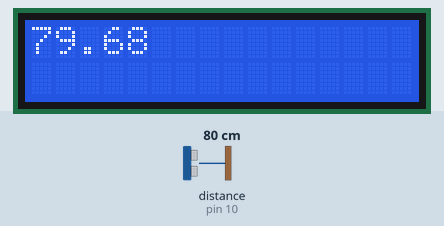
Simulated run of this sketch. Board: Arduino Uno, built with avr-gcc and run on an emulated ATmega328P. Parts: 16×2 character LCD. Wiring (inferred from the names in the program): ultrasonic range finder: trigger pin 11; echo pin 10. The inputs (shaded band) are chosen by the test bench; at power-on: distance to the obstacle (sensor on pin 10) 80 cm. The echo pulse lasts 58.3 µs per cm; what the sketch prints to the serial monitor is not drawn.

Above: at 1.2 s.
1.3 s: distance to the obstacle (sensor on pin 10) set to 2 cm
At 1.63 s:
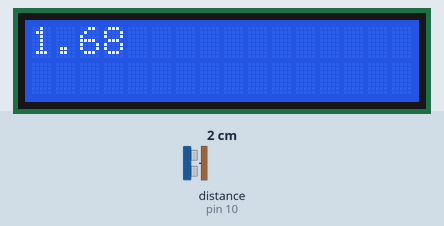
3.0 s: distance to the obstacle (sensor on pin 10) set to 4 cm
At 3.13 s:
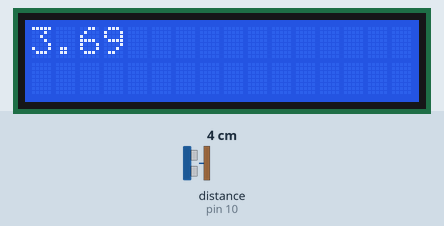
4.5 s: distance to the obstacle (sensor on pin 10) set to 9 cm
At 4.63 s:
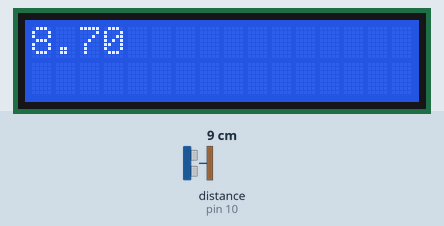

The sketch:

14.ino
```cpp
#include <LiquidCrystal.h>
#define RS 2
#define E 3
#define D4 4
#define D5 5
#define D6 6
#define D7 7
#define echo 10
#define trig 11

int entrada = 0;
int periodo;

LiquidCrystal pantalla(RS, E, D4, D5, D6, D7);

void setup() {
  Serial.begin(9600);
  pantalla.begin(16,2);
  pinMode(RS, OUTPUT);
  pinMode(E, OUTPUT);
  pinMode(D4, OUTPUT);
  pinMode(D5, OUTPUT);
  pinMode(D6, OUTPUT);
  pinMode(D7, OUTPUT);
  pinMode(trig, OUTPUT);
  pinMode(echo, INPUT);
}

void loop() {
  unsigned long contador = millis();

  if (contador % 250 < 5) {
    pantalla.setCursor(0,0);
    pantalla.print("                ");
    pantalla.setCursor(0,0);

    ultra();
  }
}

void ultra() {
  unsigned long tiempoPulso;
  float distanciaCm;

  digitalWrite(trig, LOW);
  delayMicroseconds(10);
  digitalWrite(trig, HIGH);
  delayMicroseconds(10);
  digitalWrite(trig, LOW);
  tiempoPulso = pulseIn(echo, HIGH);
  Serial.println(tiempoPulso);
  distanciaCm = (tiempoPulso*343.0/2.0)/10000.0;
  pantalla.print(distanciaCm);
}
```

Measured:
- after the input at 1.3 s, the display: first differs from a run without the input after 0.21 s (image 1)
- after the input at 3.0 s, the display: first differs from a run without the input at once (image 2)
- after the input at 4.5 s, the display: first differs from a run without the input at once (image 3)
